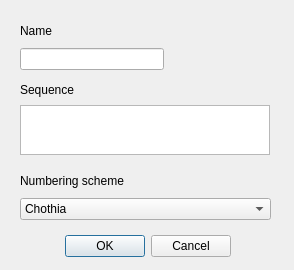
<?xml version="1.0" encoding="UTF-8"?>
<ui version="4.0">
 <class>newSequenceDialog</class>
 <widget class="QDialog" name="newSequenceDialog">
  <property name="geometry">
   <rect>
    <x>0</x>
    <y>0</y>
    <width>294</width>
    <height>270</height>
   </rect>
  </property>
  <property name="windowTitle">
   <string>Dialog</string>
  </property>
  <widget class="QDialogButtonBox" name="buttonBox">
   <property name="geometry">
    <rect>
     <x>60</x>
     <y>230</y>
     <width>171</width>
     <height>32</height>
    </rect>
   </property>
   <property name="orientation">
    <enum>Qt::Horizontal</enum>
   </property>
   <property name="standardButtons">
    <set>QDialogButtonBox::Cancel|QDialogButtonBox::Ok</set>
   </property>
  </widget>
  <widget class="QWidget" name="">
   <property name="geometry">
    <rect>
     <x>20</x>
     <y>20</y>
     <width>144</width>
     <height>50</height>
    </rect>
   </property>
   <layout class="QVBoxLayout" name="verticalLayout">
    <item>
     <widget class="QLabel" name="label">
      <property name="text">
       <string>Name</string>
      </property>
     </widget>
    </item>
    <item>
     <widget class="QLineEdit" name="newSequenceDialogName"/>
    </item>
   </layout>
  </widget>
  <widget class="QWidget" name="">
   <property name="geometry">
    <rect>
     <x>20</x>
     <y>80</y>
     <width>252</width>
     <height>75</height>
    </rect>
   </property>
   <layout class="QVBoxLayout" name="verticalLayout_2">
    <item>
     <widget class="QLabel" name="label_2">
      <property name="maximumSize">
       <size>
        <width>16777215</width>
        <height>20</height>
       </size>
      </property>
      <property name="text">
       <string>Sequence</string>
      </property>
     </widget>
    </item>
    <item>
     <widget class="QTextEdit" name="newSequenceDialogSequence">
      <property name="enabled">
       <bool>true</bool>
      </property>
      <property name="maximumSize">
       <size>
        <width>250</width>
        <height>50</height>
       </size>
      </property>
     </widget>
    </item>
   </layout>
  </widget>
  <widget class="QWidget" name="">
   <property name="geometry">
    <rect>
     <x>20</x>
     <y>170</y>
     <width>251</width>
     <height>50</height>
    </rect>
   </property>
   <layout class="QVBoxLayout" name="verticalLayout_3">
    <item>
     <widget class="QLabel" name="label_3">
      <property name="text">
       <string>Numbering scheme</string>
      </property>
     </widget>
    </item>
    <item>
     <widget class="QComboBox" name="newSequenceDialogNumberingScheme">
      <item>
       <property name="text">
        <string>Chothia</string>
       </property>
      </item>
      <item>
       <property name="text">
        <string>Kabat</string>
       </property>
      </item>
      <item>
       <property name="text">
        <string>Martin (Chothia extended)</string>
       </property>
      </item>
     </widget>
    </item>
   </layout>
  </widget>
 </widget>
 <resources/>
 <connections>
  <connection>
   <sender>buttonBox</sender>
   <signal>accepted()</signal>
   <receiver>newSequenceDialog</receiver>
   <slot>accept()</slot>
   <hints>
    <hint type="sourcelabel">
     <x>230</x>
     <y>251</y>
    </hint>
    <hint type="destinationlabel">
     <x>157</x>
     <y>261</y>
    </hint>
   </hints>
  </connection>
  <connection>
   <sender>buttonBox</sender>
   <signal>rejected()</signal>
   <receiver>newSequenceDialog</receiver>
   <slot>reject()</slot>
   <hints>
    <hint type="sourcelabel">
     <x>230</x>
     <y>251</y>
    </hint>
    <hint type="destinationlabel">
     <x>286</x>
     <y>261</y>
    </hint>
   </hints>
  </connection>
 </connections>
</ui>
